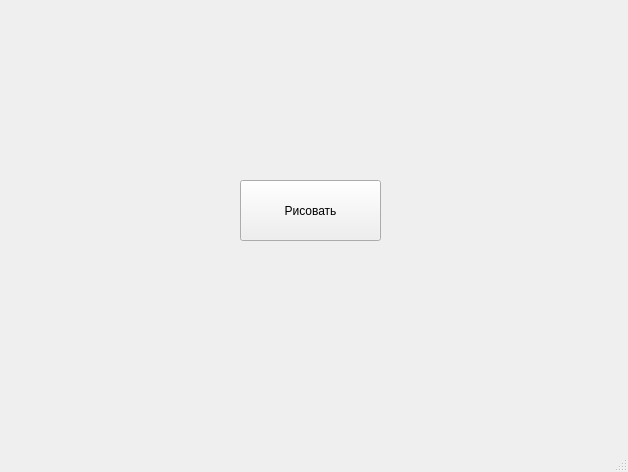
<?xml version="1.0" encoding="UTF-8"?>
<ui version="4.0">
 <class>MainWindow</class>
 <widget class="QMainWindow" name="MainWindow">
  <property name="geometry">
   <rect>
    <x>0</x>
    <y>0</y>
    <width>628</width>
    <height>472</height>
   </rect>
  </property>
  <property name="windowTitle">
   <string>MainWindow</string>
  </property>
  <widget class="QWidget" name="centralwidget">
   <widget class="QPushButton" name="pushButton">
    <property name="geometry">
     <rect>
      <x>240</x>
      <y>180</y>
      <width>141</width>
      <height>61</height>
     </rect>
    </property>
    <property name="text">
     <string>Рисовать</string>
    </property>
   </widget>
  </widget>
  <widget class="QMenuBar" name="menubar">
   <property name="geometry">
    <rect>
     <x>0</x>
     <y>0</y>
     <width>628</width>
     <height>21</height>
    </rect>
   </property>
  </widget>
  <widget class="QStatusBar" name="statusbar"/>
 </widget>
 <resources/>
 <connections/>
</ui>
